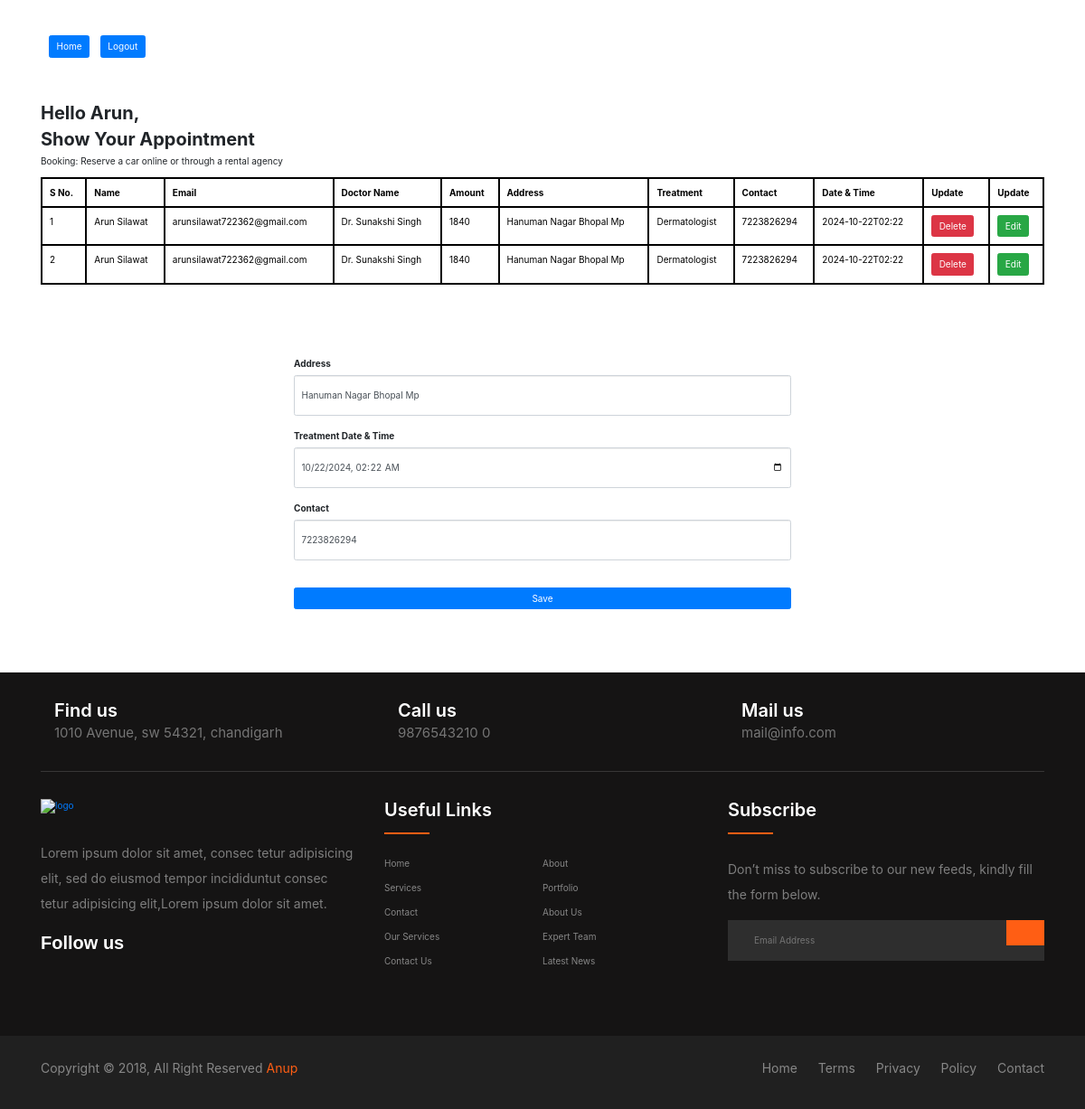
/edit/6, run on the app's committed database.
### app/models.py (models this page shows)
class Userdata(models.Model):
    fname=models.CharField(max_length=50)
    lname=models.CharField(max_length=50)
    email=models.EmailField()
    password=models.CharField(max_length=25)

class Book_data(models.Model):
    fname=models.CharField(max_length=(50))
    lname=models.CharField(max_length=(50))
    email=models.EmailField()
    doctor=models.CharField(max_length=(50))
    amount=models.IntegerField()
    address=models.TextField()
    treat=models.CharField(max_length=(50))
    date=models.CharField(max_length=(50))
    contact=models.IntegerField()

### app/views.py (the view)
# urls.py: path('edit/<int:pk>', views.edit, name='edit'),
def edit(request,pk):
    data=Book_data.objects.get(id=pk)
    myid=data.id
    email=data.email
    address=data.address
    date=data.date
    contact=data.contact
    edit_data={
        'myid':myid,
        'address':address,
        'date':date,
        'contact':contact,
    }
    alldata=Book_data.objects.filter(email=email)
    admindata=Userdata.objects.get(email=email)
    fname=admindata.fname
    lname=admindata.lname
    email=admindata.email
    password=admindata.password
    user={
        'fnm':fname,
        'lnm':lname,
        'em':email,
        'pass':password
        }
    return render(request,'datadisplay.html',{'data':alldata,'key2':edit_data,'user':user})

### app/templates/datadisplay.html (shortened to what this page needs)
<!DOCTYPE html>
<html lang="en">
<head>
    <link rel="stylesheet" href="https://maxcdn.bootstrapcdn.com/bootstrap/3.4.1/css/bootstrap.min.css">
    <link rel="stylesheet" href="https://unpkg.com/bootstrap@5.3.3/dist/css/bootstrap.min.css">
    <link rel="stylesheet" href="https://unpkg.com/bs-brain@2.0.4/utilities/font-size/font-size.css">
    <link rel="stylesheet" href="https://unpkg.com/bs-brain@2.0.4/utilities/margin/margin.css">
    <link rel="stylesheet" href="https://unpkg.com/bs-brain@2.0.4/utilities/padding/padding.css">
    <link rel="stylesheet" href="https://cdn.jsdelivr.net/npm/bootstrap@4.6.2/dist/css/bootstrap.min.css">
</head>
<body><br><br>
    <div class="container">
        <a href="{% url 'home' em=user.em %}"><button type="button" class="btn btn-primary" style="margin: 9px;">Home</button></a>
        <a href="{% url 'login' %}"><button type="button" class="btn btn-primary">Logout</button></a>
    </div><br><br>
    <div class="container" style="background-color: white;border-radius: 10px;">
        <h2 style="font-weight: bold;margin-top: 10px;">Hello {{user.fnm}},</h2>
        <h2 style="font-weight: bold;">Show Your Appointment</h2>
        <p> Booking: Reserve a car online or through a rental agency</p>
        <div class="table-responsive">
            <table class="table table-bordered">
                <thead>
                    <tr>
                        <th style="border: 2px solid black;">S No.</th>
                        <th style="border: 2px solid black;">Name</th>
                        <th style="border: 2px solid black;">Email</th>
                        <th style="border: 2px solid black;">Doctor Name</th>
                        <th style="border: 2px solid black;">Amount</th>
                        <th style="border: 2px solid black;">Address</th>
                        <th style="border: 2px solid black;">Treatment</th>
                        <th style="border: 2px solid black;">Contact</th>
                        <th style="border: 2px solid black;">Date & Time</th>
                        <th style="border: 2px solid black;">Update</th>
                        <th style="border: 2px solid black;">Update</th>
                    </tr>
                </thead>
                <tbody>
                    {% for i in data %}
                    <tr>
                        <td style="border: 2px solid black;">{{forloop.counter}}</td>
                        <td style="border: 2px solid black;">{{i.fname}} {{i.lname}}</td>
                        <td style="border: 2px solid black;">{{i.email}}</td>
                        <td style="border: 2px solid black;">{{i.doctor}}</td>
                        <td style="border: 2px solid black;">{{i.amount}}</td>
                        <td style="border: 2px solid black;">{{i.address}}</td>
                        <td style="border: 2px solid black;">{{i.treat}}</td>
                        <td style="border: 2px solid black;">{{i.contact}}</td>
                        <td style="border: 2px solid black;">{{i.date}}</td>
                        <td style="border: 2px solid black;"><a href="{% url 'delete' pk=i.id em=i.email %}"><button
                                    class="btn btn-danger">Delete</button></a></td>
                        <td style="border: 2px solid black;"><a href="{% url 'edit' pk=i.id %} "><button
                                    class="btn btn-success">Edit</button></a></td>
                    </tr>
                    {% endfor %}
                </tbody>
            </table>
        </div>
    </div><br>
    {% if key2 %}
    <br><br>
    <form id="frm" action="{% url 'save' pk=key2.myid %}" method="post"
        style="background-color: white;padding: 25px;border-radius: 10px;">
        <div data-mdb-input-init class="form-outline mb-4">
            <label class="form-label" for="form1Example1">Address</label>
            <input type="text" id="form1Example1" class="form-control" name="address" value="{{key2.address}}" style="height: 45px;" />
        </div>
        <div data-mdb-input-init class="form-outline mb-4">
            <label class="form-label" for="form1Example2">Treatment Date & Time</label>
            <input type="datetime-local" id="form1Example2" class="form-control" name="date" value="{{key2.date}}" style="height: 45px;" />
        </div>
        <div data-mdb-input-init class="form-outline mb-4">
            <label class="form-label" for="form1Example2">Contact</label>
            <input type="text" id="form1Example2" class="form-control" name="contact" value="{{key2.contact}}" style="height: 45px;" />
        </div><br>
        <button data-mdb-ripple-init type="submit" class="btn btn-primary btn-block">Save</button>
    </form><br><br>
    {% endif %}
     <br><footer class="footer-section" >
        <div class="container">
            <div class="footer-cta pt-5 pb-5">
                <div class="row">
                    <div class="col-xl-4 col-md-4 mb-30">
                        <div class="single-cta">
                            <div class="cta-text">
                                <h4>Find us</h4>
                                <span>1010 Avenue, sw 54321, chandigarh</span>
                            </div>
                        </div>
                    </div>
                    <div class="col-xl-4 col-md-4 mb-30">
                        <div class="single-cta">
                            <div class="cta-text">
                                <h4>Call us</h4>
                                <span>9876543210 0</span>
                            </div>
                        </div>
                    </div>
                    <div class="col-xl-4 col-md-4 mb-30">
                        <div class="single-cta">
                            <div class="cta-text">
                                <h4>Mail us</h4>
                                <span>mail@info.com</span>
                            </div>
                        </div>
                    </div>
                </div>
            </div>
            <div class="footer-content pt-5 pb-5">
                <div class="row">
                    <div class="col-xl-4 col-lg-4 mb-50">
                        <div class="footer-widget">
                            <div class="footer-logo">
                                <a href="index.html"><img src="https://i.ibb.co/QDy827D/ak-logo.png" class="img-fluid"
                                        alt="logo"></a>
                            </div>
                            <div class="footer-text">
                                <p>Lorem ipsum dolor sit amet, consec tetur adipisicing elit, sed do eiusmod tempor
                                    incididuntut consec tetur adipisicing
                                    elit,Lorem ipsum dolor sit amet.</p>
                            </div>
                            <div class="footer-social-icon">
                                <span>Follow us</span>
                            </div>
                        </div>
                    </div>
                    <div class="col-xl-4 col-lg-4 col-md-6 mb-30">
                        <div class="footer-widget">
                            <div class="footer-widget-heading">
                                <h3>Useful Links</h3>
                            </div>
                            <ul>
                                <li><a href="#">Home</a></li>
                                <li><a href="#">about</a></li>
                                <li><a href="#">services</a></li>
                                <li><a href="#">portfolio</a></li>
                                <li><a href="#">Contact</a></li>
                                <li><a href="#">About us</a></li>
                                <li><a href="#">Our Services</a></li>
                                <li><a href="#">Expert Team</a></li>
                                <li><a href="#">Contact us</a></li>
                                <li><a href="#">Latest News</a></li>
                            </ul>
                        </div>
                    </div>
                    <div class="col-xl-4 col-lg-4 col-md-6 mb-50">
                        <div class="footer-widget">
                            <div class="footer-widget-heading">
                                <h3>Subscribe</h3>
                            </div>
                            <div class="footer-text mb-25">
                                <p>Don’t miss to subscribe to our new feeds, kindly fill the form below.</p>
                            </div>
                            <div class="subscribe-form">
                                <form action="#">
                                    <input type="text" placeholder="Email Address">
                                    <button></button>
                                </form>
                            </div>
                        </div>
                    </div>
                </div>
            </div>
        </div>
        <div class="copyright-area">
            <div class="container">
                <div class="row">
                    <div class="col-xl-6 col-lg-6 text-center text-lg-left">
                        <div class="copyright-text">
                            <p>Copyright &copy; 2018, All Right Reserved <a
                                    href="https://codepen.io/anupkumar92/">Anup</a></p>
                        </div>
                    </div>
                    <div class="col-xl-6 col-lg-6 d-none d-lg-block text-right">
                        <div class="footer-menu">
                            <ul>
                                <li><a href="#">Home</a></li>
                                <li><a href="#">Terms</a></li>
                                <li><a href="#">Privacy</a></li>
                                <li><a href="#">Policy</a></li>
                                <li><a href="#">Contact</a></li>
                            </ul>
                        </div>
                    </div>
                </div>
            </div>
        </div>
    </footer>
</body>
</html>

### app/templates/datadisplay.html (style rules this page uses)
body { background-color: rgb(235, 237, 230); overflow-x: hidden; padding: 0px; margin: 0px; background-image: url( https://encrypted-tbn0.gstatic.com/images?q=tbn:ANd9GcQGLJS46KR1uM9k_UKM23EayKSprwY7OlxkZQ&s); }
#frm { width: 50%; margin: auto; }
ul { margin: 0px; padding: 0px; }
.footer-section { background: #151414; position: relative; }
.footer-cta { border-bottom: 1px solid #373636; }
.cta-text { padding-left: 15px; display: inline-block; }
.cta-text h4 { color: #fff; font-size: 20px; font-weight: 600; margin-bottom: 2px; }
.cta-text span { color: #757575; font-size: 15px; }
.footer-content { position: relative; z-index: 2; }
.footer-logo { margin-bottom: 30px; }
.footer-logo img { max-width: 200px; }
.footer-text p { margin-bottom: 14px; font-size: 14px; color: #7e7e7e; line-height: 28px; }
.footer-social-icon span { color: #fff; display: block; font-size: 20px; font-weight: 700; font-family: 'Poppins', sans-serif; margin-bottom: 20px; }
.footer-widget-heading h3 { color: #fff; font-size: 20px; font-weight: 600; margin-bottom: 40px; position: relative; }
.footer-widget-heading h3::before { content: ""; position: absolute; left: 0; bottom: -15px; height: 2px; width: 50px; background: #ff5e14; }
.footer-widget ul li { display: inline-block; float: left; width: 50%; margin-bottom: 12px; }
.footer-widget ul li a { color: #878787; text-transform: capitalize; }
.subscribe-form { position: relative; overflow: hidden; }
.subscribe-form input { width: 100%; padding: 14px 28px; background: #2E2E2E; border: 1px solid #2E2E2E; color: #fff; }
.subscribe-form button { position: absolute; right: 0; background: #ff5e14; padding: 13px 20px; border: 1px solid #ff5e14; top: 0; }
.copyright-area { background: #202020; padding: 25px 0; }
.copyright-text p { margin: 0; font-size: 14px; color: #878787; }
.copyright-text p a { color: #ff5e14; }
.footer-menu li { display: inline-block; margin-left: 20px; }
.footer-menu li a { font-size: 14px; color: #878787; }

### data on the page
Userdata: fnm "Arun"
Book_data: fname "Arun", lname "Silawat", email "arunsilawat722362@gmail.com", doctor "Dr. Sunakshi Singh", amount "1840", address "Hanuman Nagar Bhopal Mp", treat "Dermatologist", contact "7223826294", date "2024-10-22T02:22", date "10/22/2024 02:22"
Book_data: fname "Arun", lname "Silawat", email "arunsilawat722362@gmail.com", doctor "Dr. Sunakshi Singh", amount "1840", address "Hanuman Nagar Bhopal Mp", treat "Dermatologist", contact "7223826294", date "2024-10-22T02:22"
